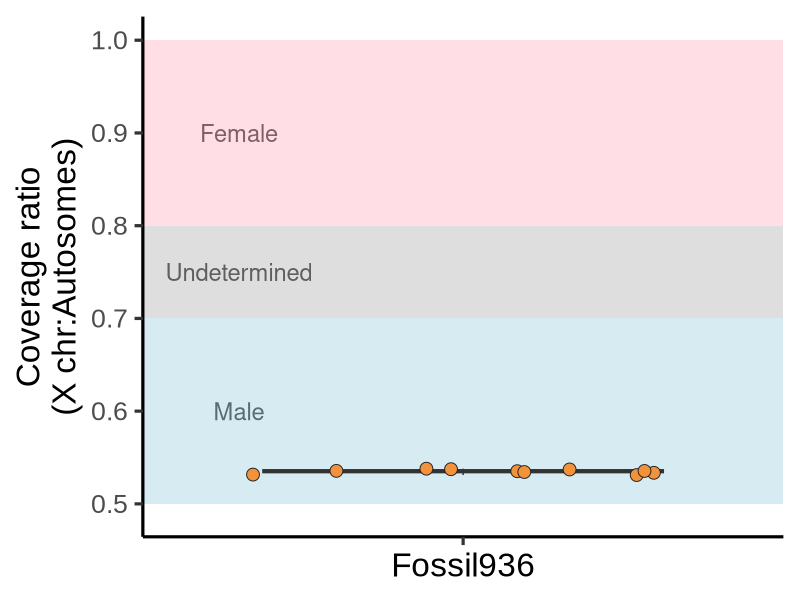
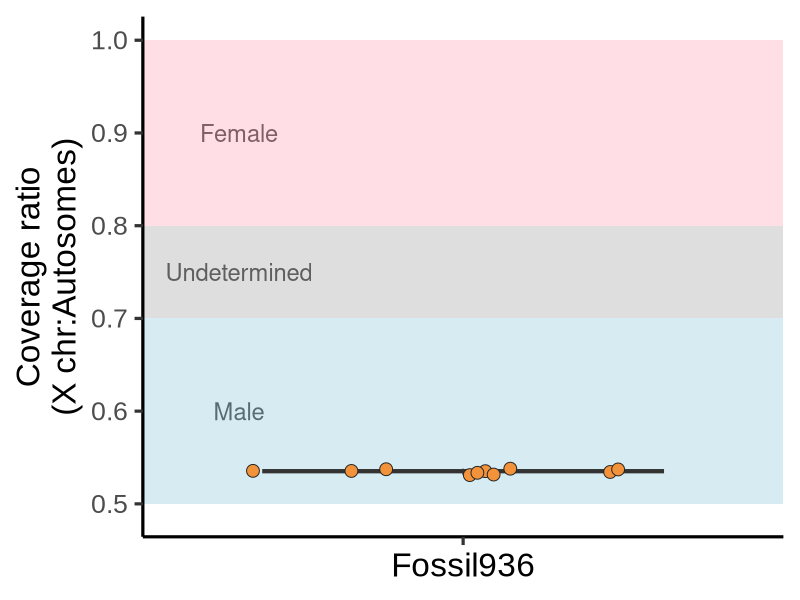
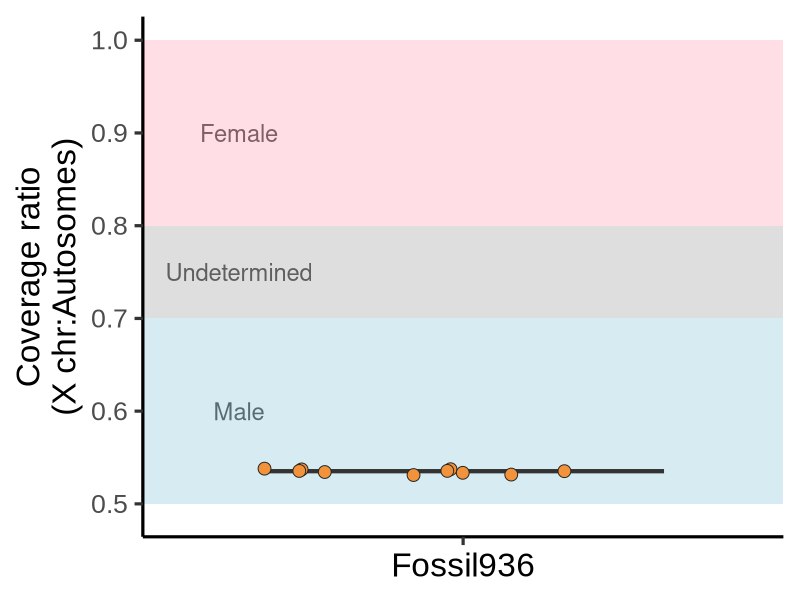

The R script that drew these images, in order:
# Plot SeXY results
## Ratios (Autosomes:X) of bootstrap replicates
## Produces Fig. 1C

# Set working directory
setwd("./")

## Load packages
library(tidyverse)

## Import data
Fossilratios <- read_csv("SexCoverage_Fossil936_BWD_HiC.csv", col_names = T)

## Make boxplot
ggplot(Fossilratios) +
  annotate("text", label = "Undetermined", x = 0.58, y = 0.75, size = 6) +
  annotate("text", label = "Male", x = 0.58, y = 0.6, size = 6) +
  annotate("text", label = "Female", x = 0.58, y = 0.9, size = 6) +
  annotate("rect", xmin = -Inf, xmax = Inf, ymin = 0.7, ymax = 0.8, alpha = 0.5, fill = "grey") +
  annotate("rect", xmin = -Inf, xmax = Inf, ymin = 0.5, ymax = 0.7, alpha = 0.5, fill = "lightblue") +
  annotate("rect", xmin = -Inf, xmax = Inf, ymin = 0.8, ymax = 1, alpha = 0.5, fill = "pink") +
  geom_boxplot(aes(SampleID, Ratio)) +
  geom_jitter(aes(SampleID, Ratio), fill = "#f2933b", colour = "#232323", size = 4, pch = 21) +
  scale_y_continuous(limits = c(0,1)) +
  theme_classic(base_size = 24) +
  theme(text = element_text(family = "arial")) +
  scale_x_discrete(labels = rep(NULL, 10)) +
  scale_y_continuous(limits = c(0.49, 1)) +
  labs(x = "Fossil936", y = "Coverage ratio\n(X chr:Autosomes)") #+
#  theme(axis.title.x = element_blank())
ggsave("Fossil936_BWD_HiC_sex_boxplot.png", dpi = 300, width = 7.5, height = 5)
ggsave("Fossil936_BWD_HiC_sex_boxplot.svg", width = 7.5, height = 5)
 
